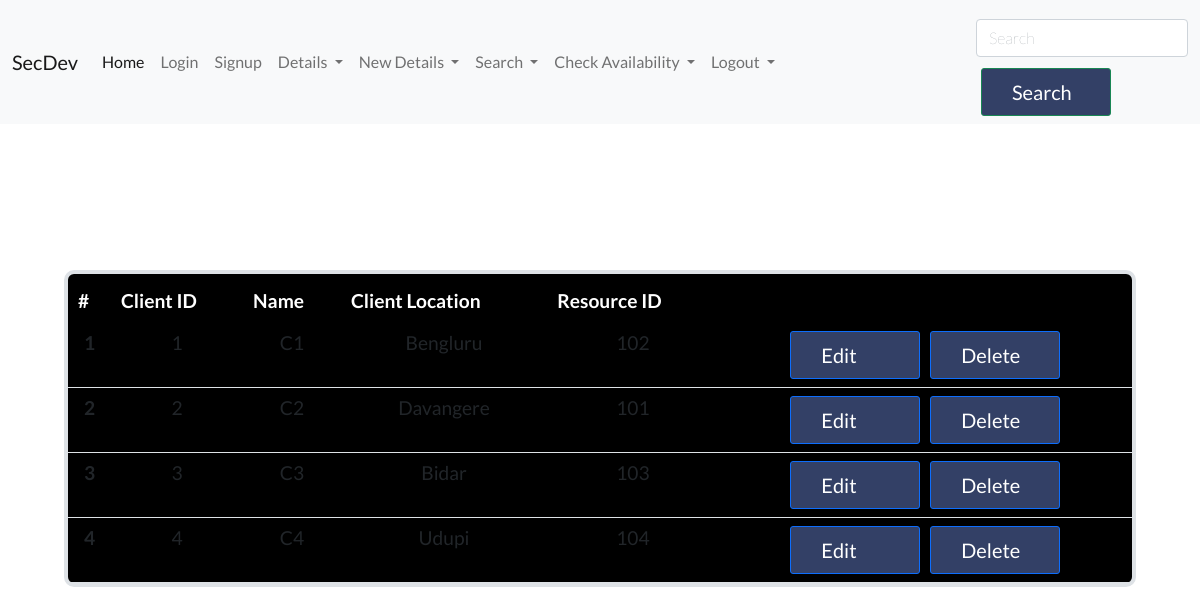
Page /read_client.php on the committed database.
### tables this page shows
CREATE TABLE `client` (
  `Client ID` int(20) NOT NULL,
  `Name` varchar(255) NOT NULL,
  `Client Location` varchar(255) NOT NULL,
  `Resource_ID` int(20) DEFAULT NULL
);

### read_client.php (the view, shortened to what this page needs)
<?php
require 'partials/_nav.php';
$con = new mysqli('localhost', 'root', 'manager', 'secdev', 3307);
?>
<div class="container">
  <h1>SecDev Pvt Ltd</h1>
  <p class="p">Client Details</p>
<table class="table myTable" id="myTable">
  <thead class="thea">
    <tr>
      <th scope="col">#</th>
      <th scope="col">Client ID</th>
      <th scope="col">Name</th>
      <th scope="col">Client Location</th>
      <th scope="col">Resource ID</th>
</tr>
  </thead>
  <tbody>
      <?php
  $sql = "SELECT * FROM `client`";
  $sno=0;
$result = mysqli_query($con, $sql);
while($row = mysqli_fetch_assoc($result)){
    $sno = $sno + 1;
    echo "<tr>
    <th scope='row'>".$sno."</th>
    <td scope='row'>".$row['Client ID']."</td>
    <td>".$row['Name']."</td>
    <td>".$row['Client Location']."</td>
    <td>".$row['Resource_ID']."</td>
    <td class='td'><button class='edit btn btn-sm btn-primary' id=".$row['Client ID'].">Edit</button>
    <button class='delete btn btn-sm btn-primary' id=d".$row['Client ID'].">Delete</button>
  </tr>";
}
?>
</tbody>
</table>
<!doctype html>
<html lang="en">
  <head>
    <link href="https://cdn.jsdelivr.net/npm/bootstrap@5.1.3/dist/css/bootstrap.min.css" rel="stylesheet">
    <link rel="stylesheet" href="style.css">
  </head>
  <body>
    <link rel="stylesheet" href="//cdn.datatables.net/1.11.3/css/jquery.dataTables.min.css">
  </body>
</html>

### style.css (style rules this page uses)
* { margin: 0px; padding:0px; box-sizing: border-box; }
body { background-image: url('/dmp/partials/bg1.jpg'); background-position: center center; background-attachment: fixed; background-repeat: no-repeat; color: white; font-family: 'Lato', sans-serif; width:100%; }
.container { padding: 34px; }
.container h1 { text-align: left; margin-left: 0; padding: 5px; font-size: 50px; color: rgb(255, 255, 255); }
p { text-align: left; margin: 5px; font-size: 17px; font-weight: bold; }
.btn { color: white; background-color: #371c7077; padding:8px 12px; font-size: 20px; border-radius: 3px; cursor: pointer; margin: 0px 5px; width: 130px; display: flex; padding-left: 30px; }

### read_client.php (style rules this page uses)
.thea { color:white; font-size:1.2rem; font-weight: bolder; }
button { border-radius: 5px; background-color: #334066 !important; }
.td { display:flex; flex-direction: row; padding: 5px; align-items:center; justify-content: center; }
.myTable { font-size:1.2rem; text-align: center; border: 4px solid pink; padding-top: 5px; border-radius: 10px; background-color: black; }
.p { font-size: 1.2rem; }

### rows in the picture
client: Client ID "1", Name "C1", Client Location "Bengluru", Resource_ID "102"
client: Client ID "2", Name "C2", Client Location "Davangere", Resource_ID "101"
client: Client ID "3", Name "C3", Client Location "Bidar", Resource_ID "103"
client: Client ID "4", Name "C4", Client Location "Udupi", Resource_ID "104"
